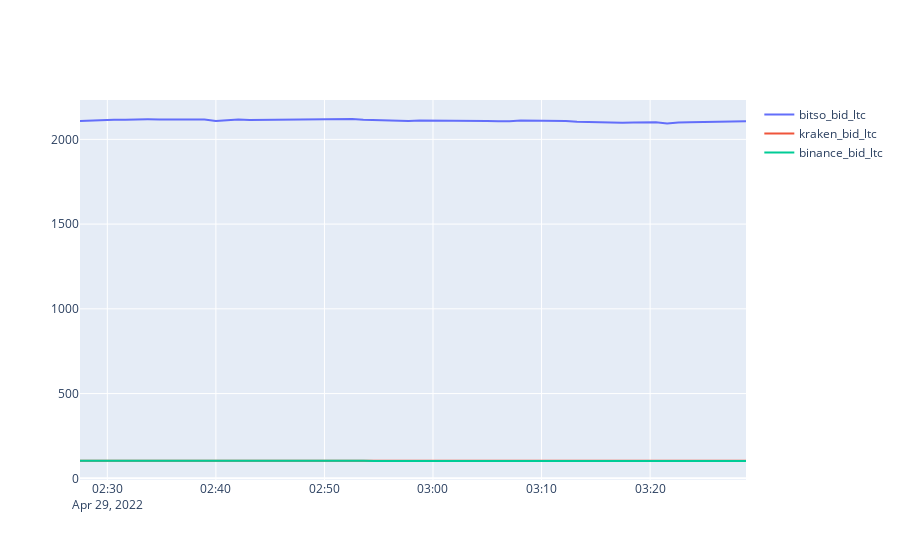

Here is the notebook cell this chart was saved with:
### Markdown cell above
### <font color= #6B6B6B> 4.3 Visualización de graficas bid, ask y spread con diferentes exchanges para la el LTC/USDT</font> <font color= #555555>

### Code cell
main.plot_bid_ltc_1(data)
